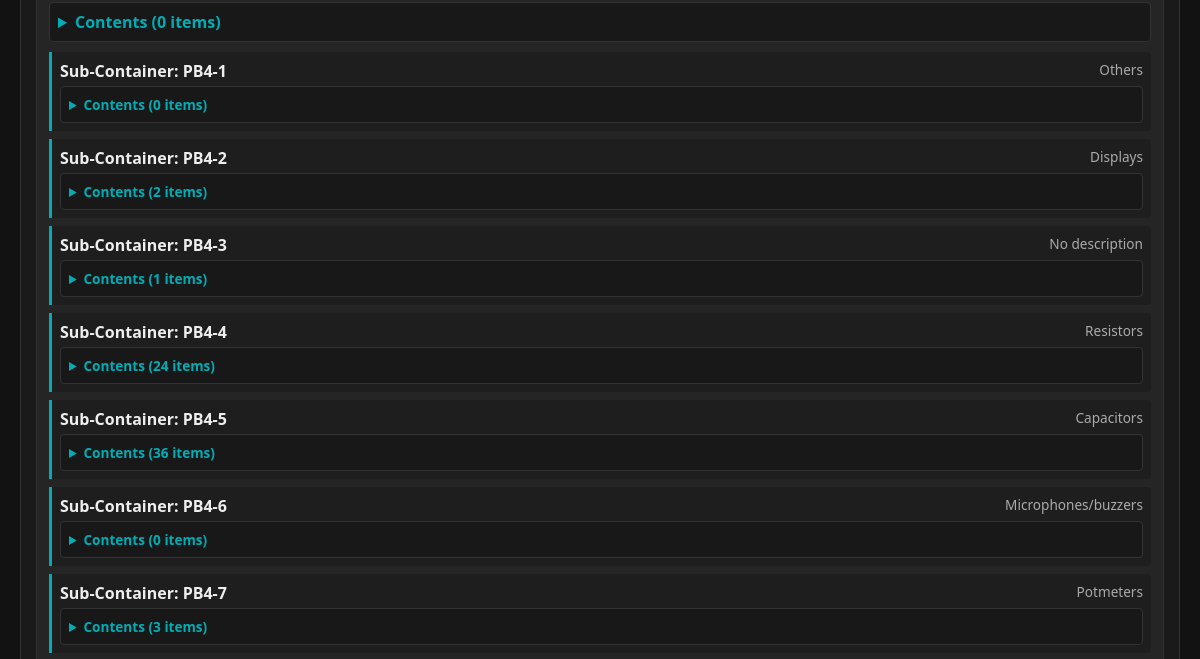
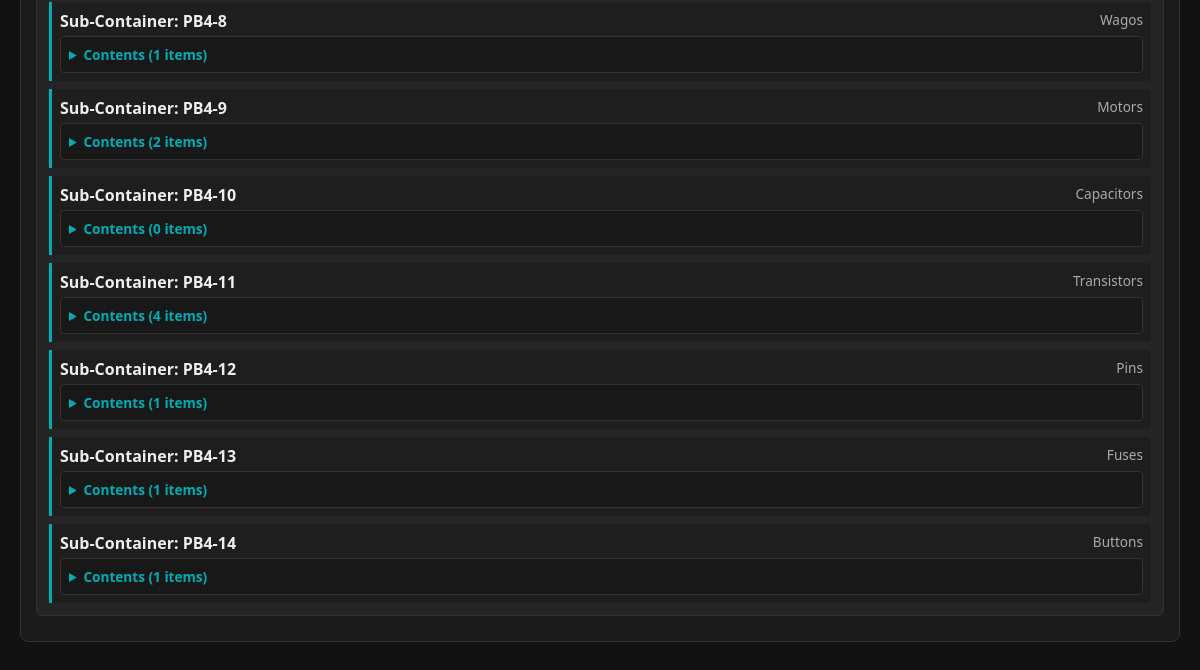
The page /containers (lower part) on the database as committed earlier (2 pictures, top to bottom).
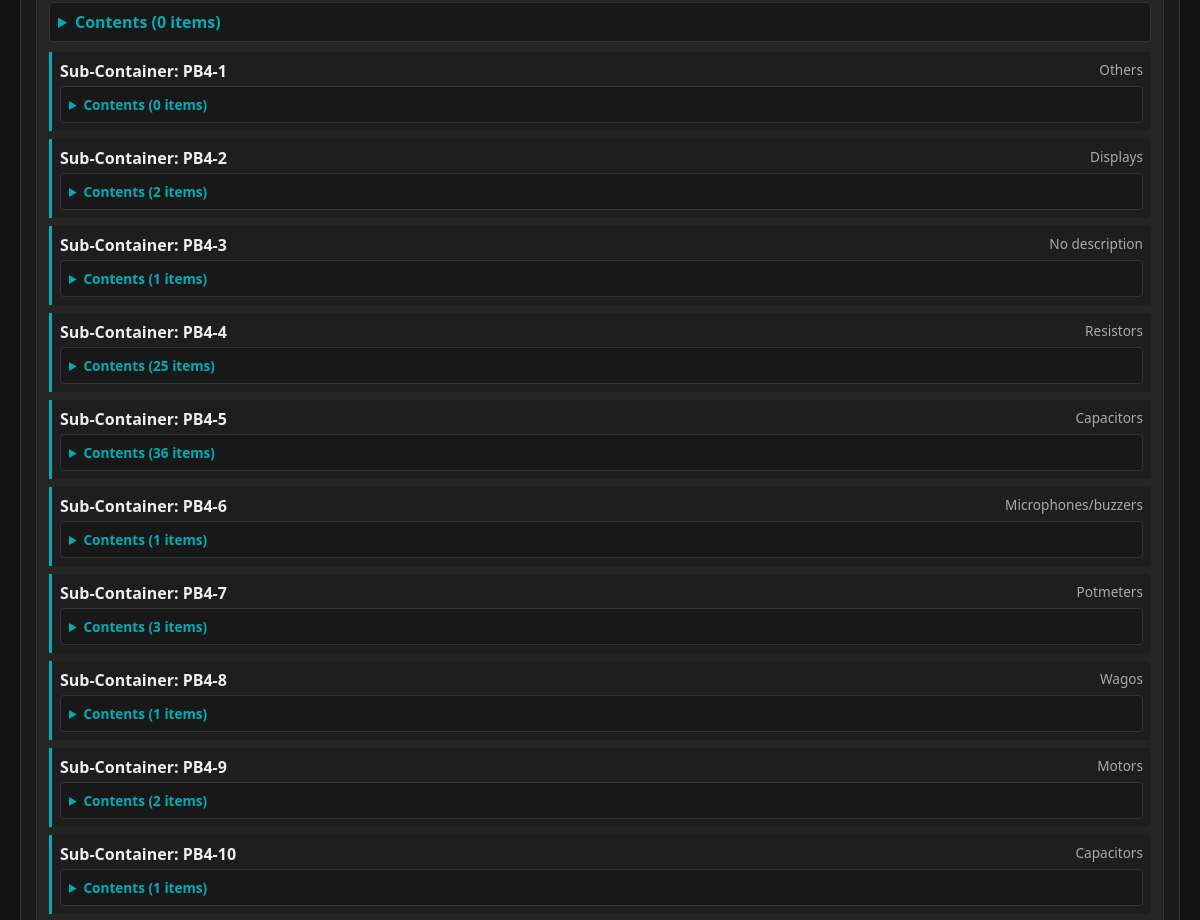
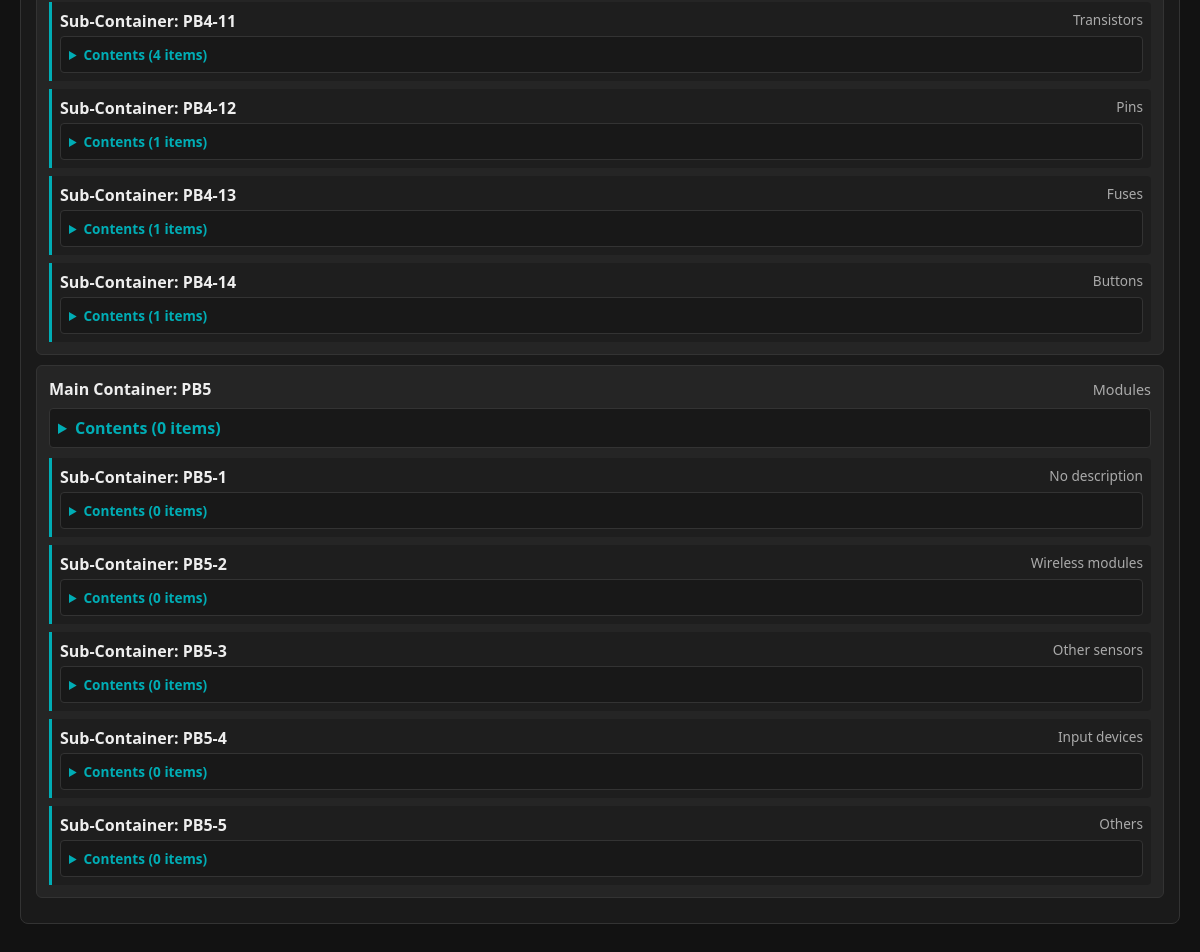
The same page on the database as committed later (2 pictures, top to bottom).
### tables this page shows
CREATE TABLE containers (
            id TEXT PRIMARY KEY,
            type_code TEXT NOT NULL,
            main_num INTEGER NOT NULL,
            sub_num INTEGER,
            description TEXT
        );

### app.py (the view)
@app.get("/containers", response_class=HTMLResponse)
async def manage_containers(request: Request):
    config = load_config()
    db = db_module.get_db()
    containers = db.execute("SELECT * FROM containers ORDER BY type_code ASC, main_num ASC, sub_num ASC").fetchall()
    all_items = db.execute("SELECT id, name, description, quantity, container_id FROM items").fetchall()
    container_items = {}
    for item in all_items:
        c_id = item['container_id']
        if c_id not in container_items:
            container_items[c_id] = []
        container_items[c_id].append(item)
    type_names = {
        "CB": "Cardboard Box",
        "DW": "Drawer Unit",
        "SE": "Shelf / Cabinet",
        "PB": "Plastic Box",
        "OT": "Other Container"
    }
    tree = {}
    for c in containers:
        tc = c['type_code']
        main_n = c['main_num']
        if tc not in tree:
            tree[tc] = {
                "type_name": type_names.get(tc, tc),
                "mains": {}
            }
        if main_n not in tree[tc]["mains"]:
            tree[tc]["mains"][main_n] = {
                "main_container": c if c['sub_num'] is None else {"id": f"{tc}{main_n}", "type_code": tc, "main_num": main_n, "description": ""},
                "sub_containers": []
            }
        if c['sub_num'] is None:
            tree[tc]["mains"][main_n]["main_container"] = c
        else:
            tree[tc]["mains"][main_n]["sub_containers"].append(c)
    db.close()
    return templates.TemplateResponse(
        request=request,
        name="containers.html",
        context={
            "tree": tree,
            "container_items": container_items,
            "mode": config.get("mode")
        }
    )

### templates/containers.html (shortened to what the changed rows need)
<!DOCTYPE html>
<html lang="en">
<head>
</head>
<body>
    {% for type_code, type_data in tree.items() %}
        <div class="type-group">
            {% for main_num, main_data in type_data.mains.items() %}
                <div class="main-box">
                    {% set main_c = main_data.main_container %}
                    {% if mode == 'edit' %}
                        <form method="post" action="/edit-container/{{ main_c.id }}" class="inline-form">
                            <strong>ID: {{ main_c.id }}</strong>
                            <select name="type_code" style="width: 80px;">
                                <option value="CB" {% if main_c.type_code == 'CB' %}selected{% endif %}>CB</option>
                                <option value="DW" {% if main_c.type_code == 'DW' %}selected{% endif %}>DW</option>
                                <option value="SE" {% if main_c.type_code == 'SE' %}selected{% endif %}>SE</option>
                                <option value="PB" {% if main_c.type_code == 'PB' %}selected{% endif %}>PB</option>
                                <option value="OT" {% if main_c.type_code == 'OT' %}selected{% endif %}>OT</option>
                            </select>
                            <input type="number" name="main_num" value="{{ main_c.main_num }}" style="width: 70px;" required>
                            <input type="text" name="description" value="{{ main_c.description or '' }}" placeholder="Description" style="flex: 1;">
                            <button type="submit" class="btn-action">Save</button>
                            <button type="submit" formaction="/delete-container/{{ main_c.id }}" class="btn-danger" onclick="return confirm('Delete this container?')">Delete</button>
                        </form>
                    {% else %}
                        <div style="display: flex; justify-content: space-between; align-items: center;">
                            <strong>Main Container: {{ main_c.id }}</strong>
                            <span style="color: #aaa; font-size: 0.9em;">{{ main_c.description or 'No description' }}</span>
                        </div>
                    {% endif %}
                    <details>
                        <summary>Contents ({{ container_items.get(main_c.id, [])|length }} items)</summary>
                    </details>
                    {% if main_data.sub_containers %}
                        <div style="margin-top: 10px;">
                            {% for sub in main_data.sub_containers %}
                                <div class="sub-container-box">
                                    {% if mode == 'edit' %}
                                        <form method="post" action="/edit-container/{{ sub.id }}" class="inline-form" style="margin: 0;">
                                            <span style="min-width: 60px;"><strong>Sub: {{ sub.id }}</strong></span>
                                            <input type="hidden" name="type_code" value="{{ sub.type_code }}">
                                            <input type="hidden" name="main_num" value="{{ sub.main_num }}">
                                            <input type="number" name="sub_num" value="{{ sub.sub_num }}" style="width: 70px;" required>
                                            <input type="text" name="description" value="{{ sub.description or '' }}" placeholder="Description" style="flex: 1;">
                                            <button type="submit" class="btn-action">Save</button>
                                            <button type="submit" formaction="/delete-container/{{ sub.id }}" class="btn-danger" onclick="return confirm('Delete sub-container?')">Delete</button>
                                        </form>
                                    {% else %}
                                        <div style="display: flex; justify-content: space-between;">
                                            <strong>Sub-Container: {{ sub.id }}</strong>
                                            <span style="color: #aaa; font-size: 0.85em;">{{ sub.description or 'No description' }}</span>
                                        </div>
                                    {% endif %}
                                    <details style="margin-top: 4px;">
                                        <summary style="font-size: 0.85em;">Contents ({{ container_items.get(sub.id, [])|length }} items)</summary>
                                    </details>
                                </div>
                            {% endfor %}
                        </div>
                    {% endif %}
                </div>
            {% endfor %}
        </div>
    {% endfor %}
</body>
</html>

Rows that differ between the two databases and show on the page:
computed for containers "PB4-4": get|length "24" → "25"
computed for containers "PB4-6": get|length "0" → "1"
computed for containers "PB4-10": get|length "0" → "1"
added containers: id "PB5", description "Modules"
added containers: id "PB5-1", description "No description", get|length "0", shown under "PB5"
added containers: id "PB5-2", description "Wireless modules", get|length "0", shown under "PB5"
added containers: id "PB5-3", description "Other sensors", get|length "0", shown under "PB5"
added containers: id "PB5-4", description "Input devices", get|length "0", shown under "PB5"
added containers: id "PB5-5", description "Others", get|length "0", shown under "PB5"
Other text that changed with them:
new list line: "Main Container: Contents ( 0 items)"
